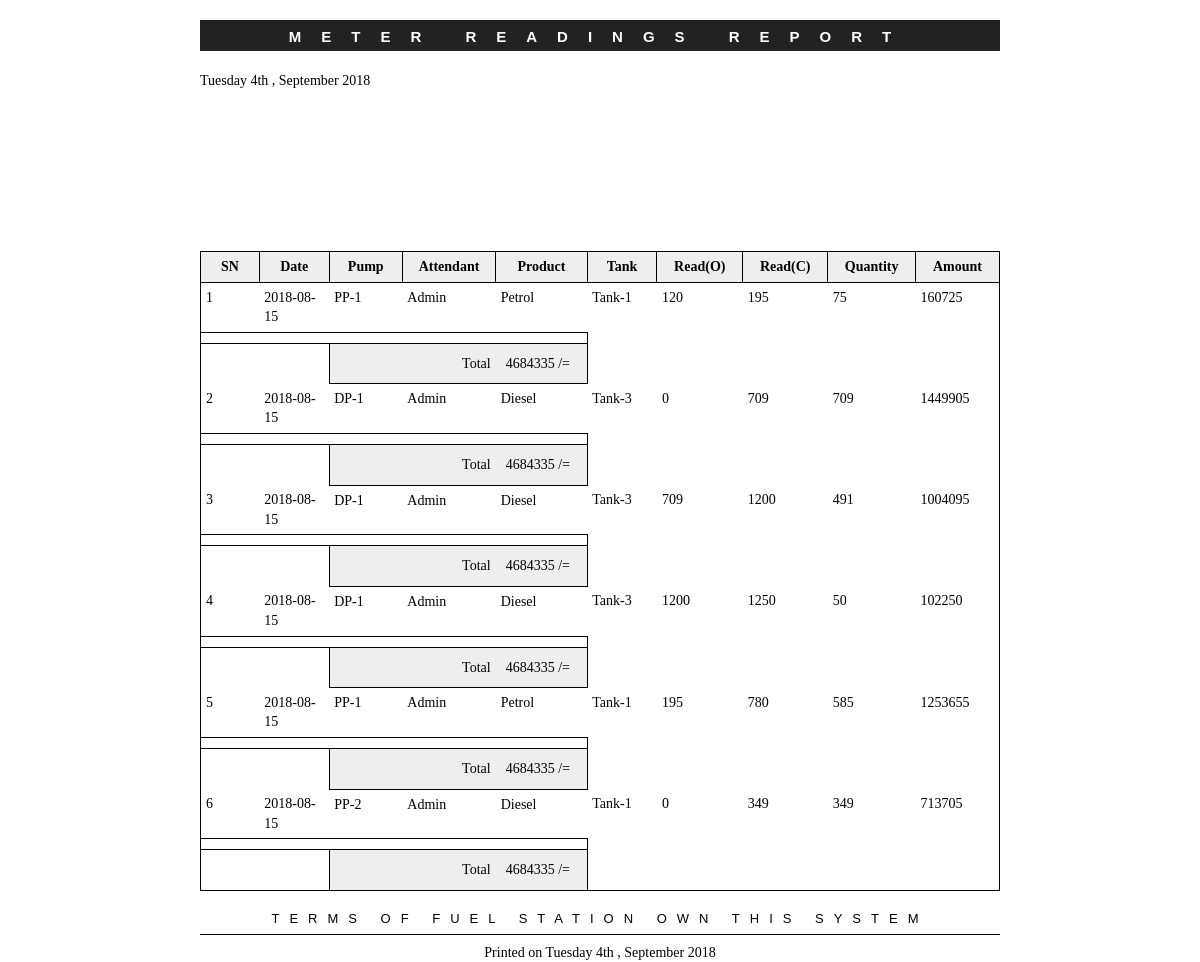
Screenshot of /pages/todayreadings.php with the database file from the repository.
### tables this page shows
CREATE TABLE `readings_tbl` (
  `SN` int(11) NOT NULL,
  `Date` timestamp NOT NULL DEFAULT CURRENT_TIMESTAMP ON UPDATE CURRENT_TIMESTAMP,
  `Pump` varchar(10) NOT NULL,
  `Product` varchar(30) NOT NULL,
  `Tank` varchar(30) NOT NULL,
  `Read_O` int(11) NOT NULL,
  `Read_C` int(11) NOT NULL,
  `Quantity` int(11) NOT NULL,
  `Amount` int(11) NOT NULL,
  `Attendant` varchar(30) NOT NULL
);

### pages/todayreadings.php (the view, shortened to what this page needs)
<!DOCTYPE html PUBLIC "-//W3C//DTD XHTML 1.0 Transitional//EN" "http://www.w3.org/TR/xhtml1/DTD/xhtml1-transitional.dtd">
<?php
include("include/link.php");
?>
<html xmlns="http://www.w3.org/1999/xhtml">
<head>
	<link rel='stylesheet' type='text/css' href='css/style.css' />
	<link rel='stylesheet' type='text/css' href='css/print.css' media="print" />
</head>
<body>
	<div id="page-wrap">
		<h2 id="header">METER READINGS REPORT</h2>
		<div id="identity">
            <p id="address">
<?php echo date("l jS , F Y ");?>
</p>
		</div>
		<table id="items" cellspacing = "10">
		<?php
		$sql = "SELECT *  FROM readings_tbl WHERE Date LIKE '%".$_REQUEST['date']."%'";
		$result = mysqli_query($link, $sql);
		if (mysqli_num_rows($result) > 0) {
			echo "<tr>
		      <th>SN</th>
		      <th>Date</th>
		      <th>Pump</th>
		      <th>Attendant</th>
		      <th>Product</th>
		      <th>Tank</th>
		      <th>Read(O)</th>
		      <th>Read(C)</th>
		      <th>Quantity</th>
		      <th>Amount</th>
				</tr>";
				$sql1 = "SELECT SUM(Amount) FROM readings_tbl WHERE Date LIKE '%".$_REQUEST['date']."%'";
				$result1 = mysqli_query($link,$sql1);
				$row1 = mysqli_fetch_array($result1,MYSQLI_ASSOC);
				$total =  $row1['SUM(Amount)'];
			$i = 1;
			while($row = mysqli_fetch_assoc($result)) {
				echo "<tr class='item-row'>
		      <td class='item-name'><div class='delete-wpr'>".$i."</div></td>
		      <td class=\"item-name\"><div class=\"delete-wpr\">".date ('Y-m-d',strtotime($row['Date']))."</div></td>
		      <td class=\"item-name\"><div class=\"delete-wpr\">".$row['Pump']."</div></td>
		      <td class=\"item-name\"><div class=\"delete-wpr\">".$row['Attendant']."</div></td>
		      <td class=\"item-name\"><div class=\"delete-wpr\">".$row['Product']."</div></td>
		      <td class=\"item-name\"><div class=\"delete-wpr\">".$row['Tank']."</div></td>
		      <td class=\"item-name\"><div class=\"delete-wpr\">".$row['Read_O']."</div></td>
		      <td class=\"item-name\"><div class=\"delete-wpr\">".$row['Read_C']."</div></td>
		      <td class=\"item-name\"><div class=\"delete-wpr\">".$row['Quantity']."</div></td>
		      <td class=\"item-name\"><div class=\"delete-wpr\">".$row['Amount']."</div></td>
		  </tr>";
		   echo "<tr id=\"hiderow\">
		    <td colspan=\"5\"> </td>
		  </tr>
		  <tr>
		      <td colspan=\"2\" class=\"blank\"> </td>
		      <td colspan=\"2\" class=\"total-line balance\">Total</td>
		      <td class=\"total-value balance\"><div class=\"due\">".$total." /=</div></td>
		  </tr>
		  ";
			$i++;
			}
		}else{
			echo "No value today";
		}
		?>
		</table>
		<div id="terms">
		  <h5>Terms of Fuel Station own this system</h5>
		  Printed on <?php echo date("l jS , F Y ");?>
		</div>
	</div>
</body>
</html>

### pages/css/style.css (style rules this page uses)
* { margin: 0; padding: 0; }
body { font: 14px/1.4 Georgia, serif; }
#page-wrap { width: 800px; margin: 0 auto; }
table { border-collapse: collapse; }
table td, table th { border: 1px solid black; padding: 5px; }
#header { height: 15px; width: 100%; margin: 20px 0; background: #222; text-align: center; color: white; font: bold 15px Helvetica, Sans-Serif; text-decoration: uppercase; letter-spacing: 20px; padding: 8px 0px; }
#address { width: 250px; height: 150px; float: left; }
#items { clear: both; width: 100%; margin: 30px 0 0 0; border: 1px solid black; }
#items th { background: #eee; }
#items tr.item-row td { border: 0; vertical-align: top; }
#items td.item-name { width: 175px; }
#items td.total-line { border-right: 0; text-align: right; }
#items td.total-value { border-left: 0; padding: 10px; }
#items td.balance { background: #eee; }
#items td.blank { border: 0; }
#terms { text-align: center; margin: 20px 0 0 0; }
#terms h5 { text-transform: uppercase; font: 13px Helvetica, Sans-Serif; letter-spacing: 10px; border-bottom: 1px solid black; padding: 0 0 8px 0; margin: 0 0 8px 0; }
.delete-wpr { position: relative; }

### pages/css/print.css (style rules this page uses)
#hiderow, .delete { display: none; }

### rows the page displays
readings_tbl: Date "2018-08-15", Pump "PP-1", Attendant "Admin", Product "Petrol", Tank "Tank-1", Read_O "120", Read_C "195", Quantity "75", Amount "160725", total "4684335"
readings_tbl: Date "2018-08-15", Pump "DP-1", Attendant "Admin", Product "Diesel", Tank "Tank-3", Read_O "0", Read_C "709", Quantity "709", Amount "1449905", total "4684335"
readings_tbl: Date "2018-08-15", Pump "DP-1", Attendant "Admin", Product "Diesel", Tank "Tank-3", Read_O "709", Read_C "1200", Quantity "491", Amount "1004095", total "4684335"
readings_tbl: Date "2018-08-15", Pump "DP-1", Attendant "Admin", Product "Diesel", Tank "Tank-3", Read_O "1200", Read_C "1250", Quantity "50", Amount "102250", total "4684335"
readings_tbl: Date "2018-08-15", Pump "PP-1", Attendant "Admin", Product "Petrol", Tank "Tank-1", Read_O "195", Read_C "780", Quantity "585", Amount "1253655", total "4684335"
readings_tbl: Date "2018-08-15", Pump "PP-2", Attendant "Admin", Product "Diesel", Tank "Tank-1", Read_O "0", Read_C "349", Quantity "349", Amount "713705", total "4684335"
